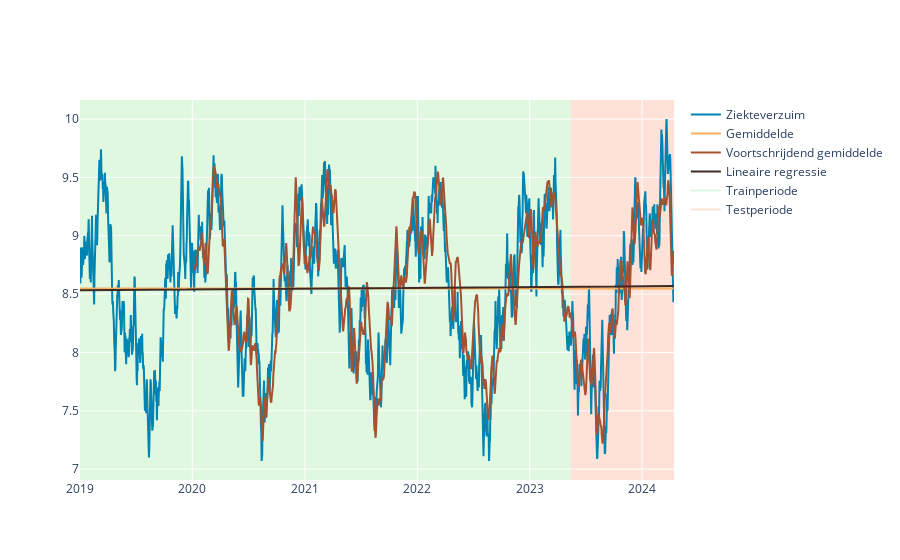

Here is the notebook cell this chart was saved with:
### Code cell
df_voorspelling = pas_modellen_toe(df=df, onderwerp=onderwerp)

### Figure 1 — Plotly figure (JSON) as saved in the notebook; plotly's stock layout.template omitted (floating-point values rounded to 4 significant figures; data arrays with more than 128 entries replaced by an {"elided": "..."} marker saying what was removed)
{"data": [{"line": {"color": "#0084B2"}, "mode": "lines", "name": "Ziekteverzuim", "type": "scatter", "x": {"elided": "1930 str values"}, "y": {"elided": "1930 float values"}}, {"line": {"color": "#F8AF5E"}, "mode": "lines", "name": "Gemiddelde", "type": "scatter", "x": {"elided": "1930 str values"}, "y": {"elided": "1930 float values"}}, {"line": {"color": "#a55233"}, "mode": "lines", "name": "Voortschrijdend gemiddelde", "type": "scatter", "x": {"elided": "1930 str values"}, "y": {"elided": "1930 float values"}}, {"line": {"color": "#402a23"}, "mode": "lines", "name": "Lineaire regressie", "type": "scatter", "x": {"elided": "1930 str values"}, "y": {"elided": "1930 float values"}}, {"line": {"color": "limegreen"}, "mode": "lines", "name": "Trainperiode", "opacity": 0.15, "type": "scatter", "x": [null], "y": [null]}, {"line": {"color": "LightSalmon"}, "mode": "lines", "name": "Testperiode", "opacity": 0.3, "type": "scatter", "x": [null], "y": [null]}], "layout": {"paper_bgcolor": "white", "plot_bgcolor": "white", "shapes": [{"fillcolor": "limegreen", "layer": "below", "line": {"width": 0}, "opacity": 0.15, "type": "rect", "x0": "2019-01-01", "x1": "2023-05-15", "xref": "x", "y0": 0, "y1": 1, "yref": "paper"}, {"fillcolor": "LightSalmon", "layer": "below", "line": {"width": 0}, "opacity": 0.3, "type": "rect", "x0": "2023-05-15", "x1": "2024-04-14", "xref": "x", "y0": 0, "y1": 1, "yref": "paper"}]}}
